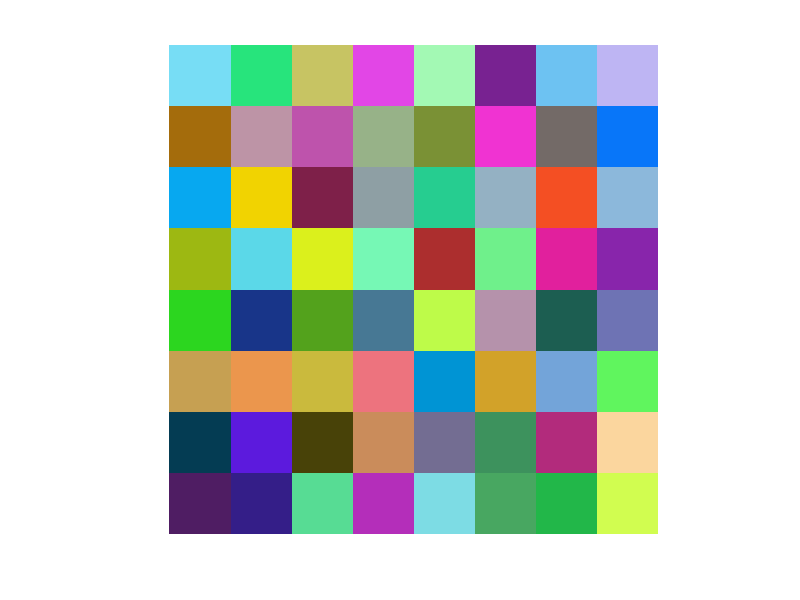

MATLAB code to generate this figure:
%exciting color maps
img=reshape(1:64, 8, 8)
image(img); colormap(gray(64));
axis square %make x and y equal; if I use axis equal I make the tick marks spaced equally far apart
axis off

drawnow %hold execution until graphics is executed
pause

for i=1:200
    pp=rand(64,3)
    colormap(pp)
    drawnow; %refresh the image before drawing again
end
